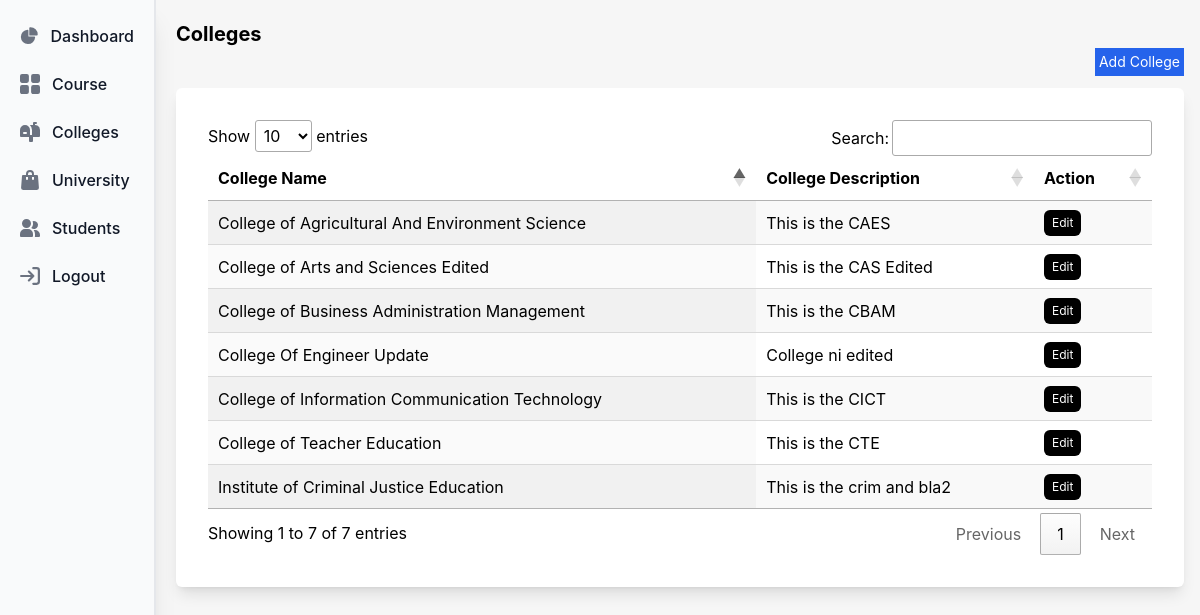
/admin/college.php, run on the app's committed database.
### tables this page shows
CREATE TABLE `colleges` (
  `college_id` int(11) NOT NULL AUTO_INCREMENT,
  `college_name` varchar(75) NOT NULL,
  `college_description` varchar(75) NOT NULL,
  PRIMARY KEY (`college_id`)
);

### includes/autoloader.php (called while the page is built, shortened)
<?php
function autoLoader($className){
    $url =  $_SERVER['HTTP_HOST'].$_SERVER['REQUEST_URI'];
    if(strpos($url,'includes') !== false  || strpos($url,'admin') !== false){
        $path = '../classes/';
    }else{
        $path = 'classes/';
    }
    $extension = '.php';
}

### classes/ConnectDatabase.php (called while the page is built)
<?php
class ConnectDatabase{
    protected $host = 'localhost';
    protected $username = 'root';
    protected $password = "";
    protected $dbname = "university_rating";
    protected function connect(){
        try{
            $conn = new PDO("mysql:host=$this->host;dbname=$this->dbname", $this->username, $this->password);
            $conn->setAttribute(PDO::ATTR_ERRMODE,PDO::ERRMODE_EXCEPTION);
            return $conn;
        }catch(PDOException $e){
            echo "ERROR! ".$e->getMessage();
        }
    }
}

### classes/university.php (called while the page is built, shortened)
<?php
Class University extends ConnectDatabase{
    protected function displayCollege(){
        try{
            $sql = "SELECT * FROM colleges";
            $stmt = $this->connect()->query($sql);
            $stmt = $stmt->fetchAll();
            return $stmt;
        }catch(PDOException $e){
            echo "ERROR! ".$e->getMessage();
        }
    }
}
?>

### classes/UniversityView.php (called while the page is built, shortened)
<?php
class UniversityView extends University{
    public function displayCollegeView(){
        return $this->displayCollege();
    }
}

### admin/college.php (the view, shortened to what this page needs)
<?php
include_once 'header.php';
include_once '../includes/autoloader.php';
$views = new UniversityView();
$colleges = $views->displayCollegeView();
?>
<body>
    <div class="main_container w-screen h-screen bg-[#f6f6f6] grid grid-cols-[13%,84%] gap-5">
        <?php include_once 'sidebar.php'; ?>
        <div class="main_information w-full mt-5">
            <h1 class="text-xl font-bold">Colleges</h1>
            <div class="w-full flex justify-end">
                <button class="add_college py-1 px-1 bg-blue-600 text-white text-sm" data-modal-target="add_college_modal" data-modal-toggle="add_college_modal">Add College</button>
            </div>
            <div class="table_container mt-3 bg-white p-[2rem] rounded-md shadow-lg">
                <table id="myTable" class="display">
                    <thead>
                        <tr>
                            <th>College Name </th>
                            <th>College Description</th>
                            <th>Action</th>
                        </tr>
                    </thead>
                    <tbody>
                        <?php foreach($colleges as $college) :?>
                            <tr>
                                <td><?= $college['college_name']; ?></td>
                                <td><?= $college['college_description']; ?></td>
                                <td>
                                    <button class="edit px-2 py-1 bg-black text-white text-[12px] rounded-md" onclick='editModal(<?= $college["college_id"]?>,<?= json_encode($college["college_name"]) ?>,<?= json_encode($college["college_description"]) ?>,"edit_college_modal")'>Edit</button>
                                </td>
                            </tr>
                        <?php endforeach; ?>
                    </tbody>
                </table>
            </div>
        </div>
    </div>
</body>
</html>

### data on the page
colleges: college_name "College of Information Communication Technology", college_description "This is the CICT"
colleges: college_name "College of Arts and Sciences Edited", college_description "This is the CAS Edited"
colleges: college_name "College of Agricultural And Environment Science", college_description "This is the CAES"
colleges: college_name "College of Business Administration Management", college_description "This is the CBAM"
colleges: college_name "College of Teacher Education", college_description "This is the CTE"
colleges: college_name "College Of Engineer Update", college_description "College ni edited"
colleges: college_name "Institute of Criminal Justice Education", college_description "This is the crim and bla2"
